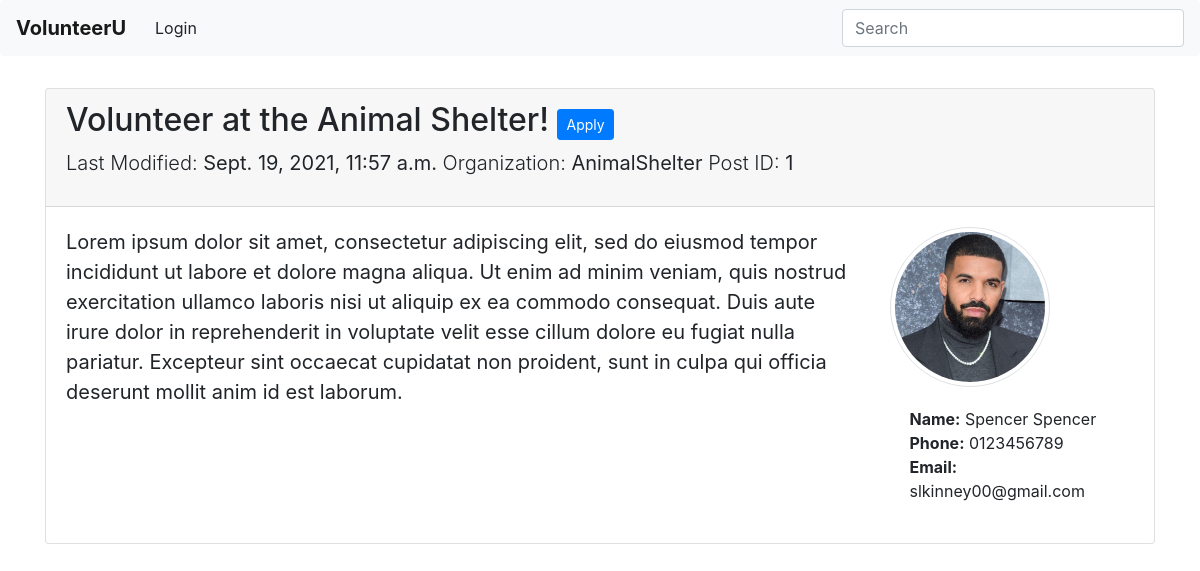
The app's page /results/ with its own data.
### website/models.py (models this page shows, shortened)
class Post(models.Model):
    postId = models.AutoField(primary_key=True)
    name = models.CharField(max_length=50)
    description = models.TextField()
    lastModified = models.DateTimeField(auto_now=True)
    organization = models.CharField(max_length=50)
    poster = models.ForeignKey(settings.AUTH_USER_MODEL, on_delete=models.CASCADE)

class Profile(AbstractUser):
    email=models.CharField(primary_key=True,max_length=155)
    phone_number=models.CharField(max_length=10)
    university = models.ManyToManyField(University)
    profile_picture = models.ImageField(upload_to='pictures/')
    REQUIRED_FIELDS=['email', 'phone_number', 'first_name', 'last_name', 'university', 'profile_picture',]

### website/views.py (the view)
# urls.py: path('results/', views.results),
def results(request):
    posts = Post.objects.all().order_by('-lastModified')
    context = {
        "posts": posts,
    }
    return render(request, "results.html", context)

### templates/results.html
{% extends "base_all.html" %} {% block content %} {% for post in posts %}
<div class="card">
  <div class="card-header">
    <h2>
      {{post.name}}
      <small
        ><button type="button" class="btn btn-sm btn-primary">
          Apply
        </button></small
      >
    </h2>
    <p class="lead">
      Last Modified: <b>{{post.lastModified}}</b> Organization:
      <b>{{post.organization}}</b> Post ID: <b>{{post.postId}}</b>
    </p>
  </div>
  <div class="card-body">
    <div class="row">
      <div class="col-md-9">
        <blockquote class="blockquote mb-0">{{post.description}}</blockquote>
      </div>
      <div class="col-md-3">
        {% if post.poster.profile_picture %}
        <img
          class="card-img img-fluid img-thumbnail top rounded-corners"
          src="{{ post.poster.profile_picture.url }}"
          alt="Elon Musk"
        />
        {% endif %}
        <div class="card-body">
          <p class="card-text">
            <b>Name:</b> {{post.poster.first_name}} {{post.poster.first_name}}
            <br />
            <b>Phone:</b> {{post.poster.phone_number}} <br />
            <b>Email:</b> {{post.poster.email}}
          </p>
        </div>
      </div>
    </div>
  </div>
</div>
{% endfor %} {% endblock %}

### templates/base_all.html (shortened to what this page needs)
{% load static %}
<!DOCTYPE html>
<html lang="en">
  <head>
    <link
      rel="stylesheet"
      href="https://stackpath.bootstrapcdn.com/bootstrap/4.3.1/css/bootstrap.min.css"
    />
    <link rel="stylesheet" href="{% static 'css/style.css' %}" />
  </head>
  <body>
    <nav class="navbar navbar-expand-lg navbar-light bg-light rounded">
      <a class="navbar-brand" href="{{ request.scheme }}://{{ request.get_host }}"><b>VolunteerU</b></a>
      <div class="collapse navbar-collapse" id="navbarsExample09">
        <ul class="navbar-nav mr-auto">
          <li class="nav-item active">
            <a href="/login">
              <button type="button" class="btn btn-light">Login</button>
            </a>
          </li>
        </ul>
        <form class="form-inline my-2 my-md-0">
            <input class="form-control navbar_search" type="text" placeholder="Search">
          </form>
      </div>
    </nav>
    <div class="container">
      <div class="mainContent">{% block content %} {% endblock %}</div>
    </div>
  </body>
</html>

### static/css/style.css (style rules this page uses)
.mainContent { margin-top: 1em; margin-bottom: 2em; justify-content: center; }
.navbar_search { padding-right: 5em; }
img { margin-right: 0.5em; display: flex; }
img.rounded-corners { border-radius: 5em; width: 10em; height: 10em; }
.card { margin-top: 2em; display: flex; }

### records on screen
Post: name "Volunteer at the Animal Shelter!", lastModified "Sept. 19, 2021, 11:57 a.m.", organization "AnimalShelter", postId "1", description "Lorem ipsum dolor sit amet, consectetur adipiscing elit, sed do eiusmod tempor incididunt ut labore et dolore magna aliqua. Ut enim ad minim veniam, quis nostrud exercitation ullamco laboris nisi ut aliquip ex ea commodo consequat. Duis aute irure dolor in reprehenderit in voluptate velit esse cillum dolore eu fugiat nulla pariatur. Excepteur sint occaecat cupidatat non proident, sunt in culpa qui officia deserunt mollit anim id est laborum.", poster.profile_picture (picture), poster.first_name "Spencer", poster.phone_number "0123456789", poster.email "slkinney00@gmail.com"
